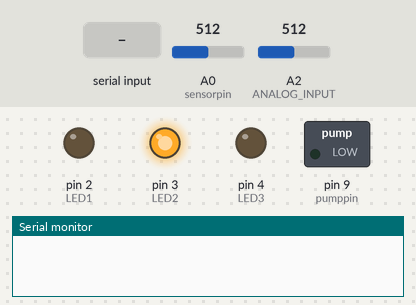
Bench run of a sketch on a simulated Arduino Uno, built with avr-gcc and run on an emulated ATmega328P. Parts: switched loads named in the sketch (green lamp = pin HIGH), output pins drawn as LEDs (lit = HIGH), the last lines printed to the serial monitor. Inputs (shaded band) come from the test bench; at power-on: A0 (sensorpin) = 512, A2 (ANALOG_INPUT) = 512. Pins used as bus, display or sensor lines are not drawn.

Above: at 1.2 s.
1.3 s: "1" received over Serial
At 2.5 s:
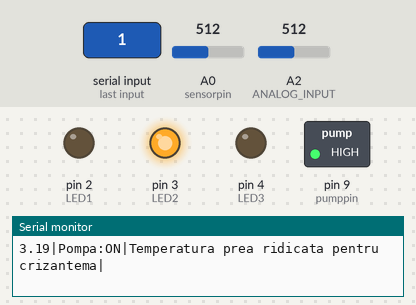
3.0 s: A0 (sensorpin) set to 487
4.5 s: A0 (sensorpin) set to 468
At 5.9 s:
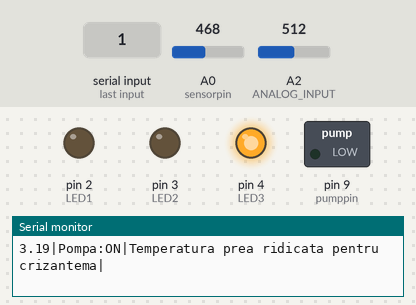
6.3 s: A0 (sensorpin) set to 900
At 6.9 s:
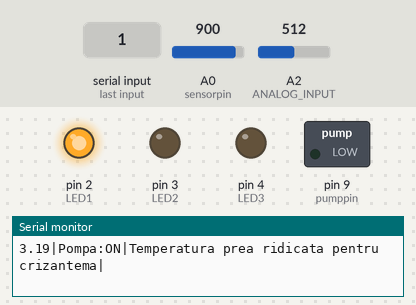
7.9 s: "1" received over Serial
At 8.3 s:
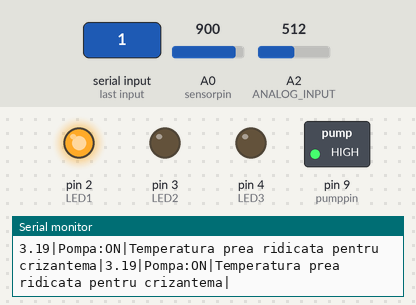
9.5 s: A0 (sensorpin) set to 757
11.0 s: A0 (sensorpin) set to 743
At 11.8 s:
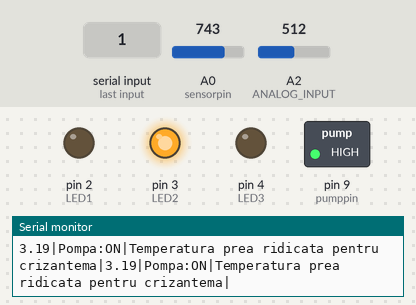
Timing chart, 0 to 13.7 s (numbered marks = the images above; inputs shaded):
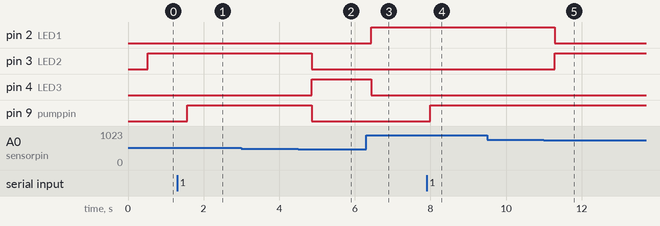

Measured:
- the behaviour switches between 480 and 479 on A0 (sensorpin) (found by bisection; images 1 and 2)
- the behaviour switches between 751 and 750 on A0 (sensorpin) (found by bisection; images 4 and 5)
- after the input at 1.3 s, pin 9 (pumppin): LOW → HIGH after 0.27 s
- after the input at 3.0 s, every drawn part: stays the same
- after the input at 4.5 s, pin 3 (LED2), pin 9 (pumppin): HIGH → LOW after 0.37 s; pin 4 (LED3): LOW → HIGH after 0.37 s
- after the input at 6.3 s, pin 2 (LED1): LOW → HIGH after 0.13 s; pin 4 (LED3): HIGH → LOW after 0.13 s
- after the input at 7.9 s, pin 9 (pumppin): LOW → HIGH after 0.10 s
- after the input at 9.5 s, every drawn part: stays the same
- after the input at 11.0 s, pin 2 (LED1): HIGH → LOW after 0.29 s; pin 3 (LED2): LOW → HIGH after 0.29 s

The sketch:

_automatic_plant_watering.ino
```cpp
const int ANALOG_INPUT = A2;
const int sensorpin = A0;
const int sensorpower = 8;
const int LED1 = 2;//ROSU
const int LED2 = 3;
const int LED3 = 4;//VERDE
const int pumppin = 9;
int sensor = 0;
int state = 0;
const int delayTime = 100;

int wet = 480;
int dry = 751;

int    analog_output ;
int    revised_output;
float  temp_C ;
double Temp ;

void setup(){
  pinMode(LED1,OUTPUT);
  pinMode(LED2,OUTPUT);
  pinMode(LED3,OUTPUT);
  pinMode(sensorpower,OUTPUT);
  pinMode(pumppin,OUTPUT);
  pinMode ( ANALOG_INPUT, INPUT )  ;
  Serial.begin(9600);
}

void loop(){
  if(Serial.available()>0){
    state=Serial.read();
  }

analog_output = analogRead ( ANALOG_INPUT ) ;
 revised_output= map ( analog_output, 0, 1023, 1023, 0 ) ;
 temp_C    = Thermistor ( revised_output ) ;
//
delay(10);

  if(state =='0' || (state=='1' && sensor<wet)){
    digitalWrite(pumppin,LOW);
    Serial.print(float(temp_C/3.08));
    Serial.print("|");
    Serial.print("Pompa:OFF");
    Serial.print("|");
 if (temp_C>55.4 && temp_C<64.4){
   Serial.print("Temperatura ideala pentru crizantema");
   Serial.print("|");
}else{
  Serial.print("Temperatura prea ridicata pentru crizantema");
  Serial.print("|");
  }
    delay(700);
    state=0;
  }else if(state == '1' && sensor>wet){
     digitalWrite(pumppin,HIGH);
    Serial.print(float(temp_C/3.08));
    Serial.print("|");
    Serial.print("Pompa:ON");
    Serial.print("|");
    if (temp_C>55.4 && temp_C<64.4){
   Serial.print("Temperatura ideala pentru crizantema");
   Serial.print("|");
}else{
  Serial.print("Temperatura prea ridicata pentru crizantema");
  Serial.print("|");
  }
    delay(700);
    state=0;
  }
  delay(500);

  digitalWrite(sensorpower,HIGH);
  delay(10);
  sensor = analogRead(sensorpin);
  digitalWrite(sensorpower,LOW);

  //Serial.println(sensor);
  if(sensor<wet){
     digitalWrite(pumppin,LOW);
   digitalWrite(LED1,LOW);
    digitalWrite(LED2,LOW);
    digitalWrite(LED3,HIGH);//verde

  }
  else if(sensor<dry && sensor>wet){
    if(state=='1'){
         digitalWrite(pumppin,HIGH);
    }
    digitalWrite(LED1,LOW);
    digitalWrite(LED2,HIGH);
    digitalWrite(LED3,LOW);
  }
  else if(sensor>dry){
     if(state=='1'){
         digitalWrite(pumppin,HIGH);
    }
    digitalWrite(LED1,HIGH);
    digitalWrite(LED2,LOW);
    digitalWrite(LED3,LOW);
  }
}

double Thermistor ( int RawADC )
{
  Temp = log (2*((10240000/RawADC)-10000));
  Temp =( 1 / ( 0.001129148 + ( 0.000234125 * Temp ) + ( 0.0000000876741 * Temp * Temp * Temp ) )) ;
  Temp = Temp - 273.15 ;
  return Temp;
}
```
